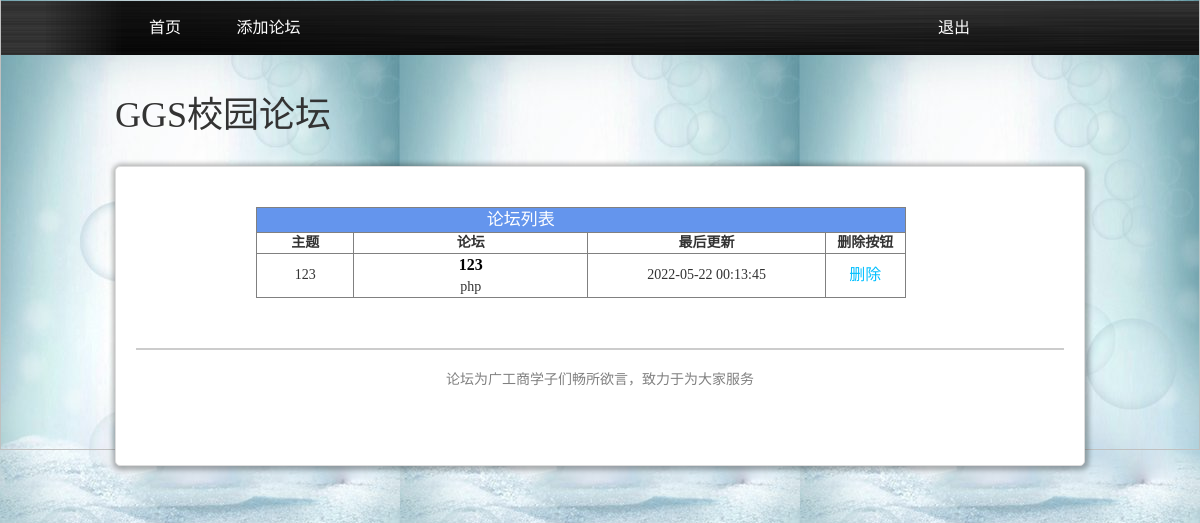
/main/index.php (signed in), run on the app's committed database.
### tables this page shows
CREATE TABLE IF NOT EXISTS `forums` (
  `id` int(6) UNSIGNED NOT NULL AUTO_INCREMENT,
  `forum_name` varchar(50) NOT NULL,
  `forum_description` varchar(200) NOT NULL,
  `subject` varchar(50) NOT NULL,
  `last_post_time` datetime NOT NULL,
  PRIMARY KEY (`id`)
);

### main/index.php (the view, shortened to what this page needs)
    <?php
$servername = "localhost";
$username = "root";
$password = "";
$dbname = "mybbs";
$conn = mysqli_connect($servername, $username, $password, $dbname);
mysqli_query($conn,'set names utf8');
?>
 <!DOCTYPE html>
<html lang="en">
<head>
    <link rel="stylesheet" type="text/css" href="../css/bootstrap.min.css"/>
    <link rel="stylesheet" href="../css/index.css">
</head>
<body>
<nav class="navbar">
    <div class="container navbar-content">
        <a href="index.php">首页</a>
        <a href="add_forum.php">添加论坛</a>
           <?php
    if(@$_SESSION['username']){
        ?>
        <a href="?act=loginout" style="margin-left: 60%;">退出</a>
    <?php }
    else{
        ?>
        <a href="login.php" style="margin-left: 50%;">会员登录</a><a href="reg.php">注册</a>
        <?php
    }
    ?>
    </div>
</nav>
<div class="container">
   <h1>GGS校园论坛</h1>
    <div class="news-list">
<table border="1px" cellspacing="0" cellpadding="8"align="center">
    <tr class="title">
        <td COLSPAN="4">
            论坛列表<span class="right"></span>
        </td>
    </tr>
    <tr>
        <td width="15%"><strong>主题</strong></td>
        <td width="50"><strong>论坛</strong></td>
        <td width="12"><strong>最后更新</strong></td>
        <td width="8"><strong>删除按钮</strong></td>
    </tr>
    <?php
    $sql="select * from forums";
    $que=mysqli_query($conn,$sql);
    $sum=mysqli_num_rows($que);
    if($sum>0) {
        while ($row = mysqli_fetch_array($que)) {
            ?>
            <tr>
                <td><?php echo $row['subject'] ?></td>
                <td><?php echo "<div class=\"bold\"><strong><a class=\"forum\" href=\"forums.php?F=" . $row['id'] . "\">" . $row["forum_name"] . "</a></strong></div>"
                        . $row["forum_description"] ?></td>
                <td>
                    <div><?php echo $row["last_post_time"]?></div>
                </td>
                 <td>
                    <div><a style="color: deepskyblue;" href="deleteforums.php?id=<?php echo$row['id']?>">删除</a></div>
                </td>
            </tr>
            <?php
        }
    }else{
        echo "<tr><td colspan='3'>对不起，论坛正在建设中，感谢你的关注......</td></tr>";
    }
    ?>
</table>
        <footer class="copyright">论坛为广工商学子们畅所欲言，致力于为大家服务</footer>
    </div>
    </div>
</body>
</html>

### css/index.css (style rules this page uses)
* { margin: 0; padding: 0; }
body { font-family:"Microsoft YaHei", "微软雅黑", "consolas"; }
body { background:url(../img/bj1.jpg) ; }
a { text-decoration: none; color: #000; font-size:16px; }
.navbar { background: url(../img/header_shadow.png) no-repeat left top; background-size: 100% 54px; }
.navbar .navbar-content a { color: #ffffff; line-height: 54px; display: inline-block; width: 100px; text-align: center; }
.container { width: 1000px; margin: 0 auto; }
.container h1 { margin-top: 20px; }
.container .news-list { margin: 30px 0; background-color: #ffffff; border-radius: 5px; border: 1px solid #DDD; padding: 30px 20px; min-height: 300px; box-shadow: 1px 1px 5px 3px rgba(0,0,0,.3); }
.container .copyright { clear: both; text-align: center; color: gray; border-top: 2px solid #cccccc; margin-top: 50px; padding: 20px 0; }

### main/index.php (style rules this page uses)
table { width: 70%; margin-top: 10px; text-align:center; margin-left: 120px; }
.title { background-color: cornflowerblue; font-size: 17px; color: white; }

### data on the page
forums: subject "123", forum_name "123", forum_description "php", last_post_time "2022-05-22 00:13:45"
